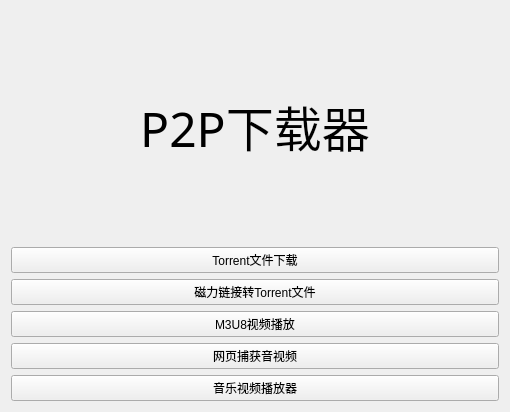
<?xml version="1.0" encoding="UTF-8"?>
<ui version="4.0">
 <class>MainWindow</class>
 <widget class="QWidget" name="MainWindow">
  <property name="geometry">
   <rect>
    <x>0</x>
    <y>0</y>
    <width>510</width>
    <height>412</height>
   </rect>
  </property>
  <property name="windowTitle">
   <string>p2p</string>
  </property>
  <property name="windowIcon">
   <iconset>
    <normaloff>resource/logo.ico</normaloff>resource/logo.ico</iconset>
  </property>
  <layout class="QVBoxLayout" name="verticalLayout">
   <item>
    <widget class="QLabel" name="label">
     <property name="font">
      <font>
       <family>华文楷体</family>
       <pointsize>36</pointsize>
      </font>
     </property>
     <property name="text">
      <string>P2P下载器</string>
     </property>
     <property name="alignment">
      <set>Qt::AlignCenter</set>
     </property>
     <property name="indent">
      <number>-1</number>
     </property>
    </widget>
   </item>
   <item>
    <widget class="QPushButton" name="pushButton">
     <property name="text">
      <string>Torrent文件下载</string>
     </property>
     <property name="checkable">
      <bool>true</bool>
     </property>
     <property name="checked">
      <bool>false</bool>
     </property>
    </widget>
   </item>
   <item>
    <widget class="QPushButton" name="pushButton_magnetlink">
     <property name="text">
      <string>磁力链接转Torrent文件</string>
     </property>
    </widget>
   </item>
   <item>
    <widget class="QPushButton" name="pushButton_m3u8">
     <property name="text">
      <string>M3U8视频播放</string>
     </property>
    </widget>
   </item>
   <item>
    <widget class="QPushButton" name="pushButton_reptiles">
     <property name="text">
      <string>网页捕获音视频</string>
     </property>
    </widget>
   </item>
   <item>
    <widget class="QPushButton" name="pushButton_mp3">
     <property name="text">
      <string>音乐视频播放器</string>
     </property>
    </widget>
   </item>
  </layout>
 </widget>
 <resources/>
 <connections/>
</ui>
